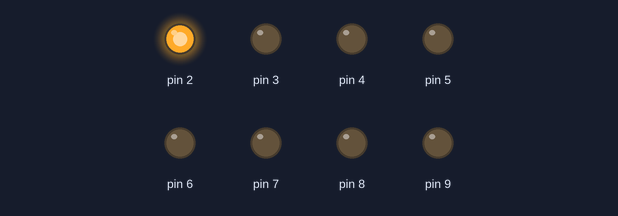
This sketch was run on a simulated Arduino Uno, built with avr-gcc and run on an emulated ATmega328P. Shown: output pins drawn as LEDs (lit = HIGH).

Above: at 0.05 s.
At 0.45 s:
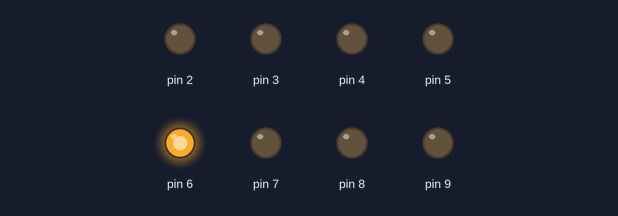
At 0.75 s:
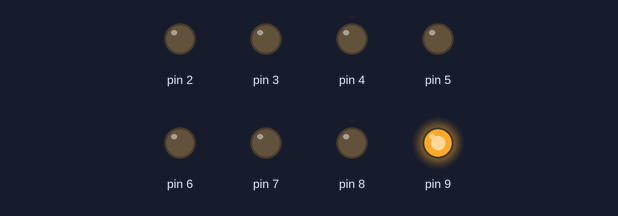
At 1.55 s:
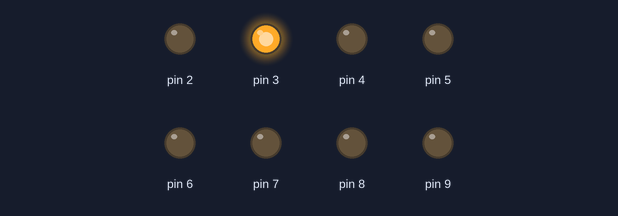
At 2.35 s:
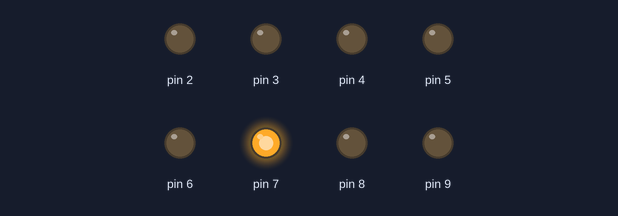
At 3.15 s:
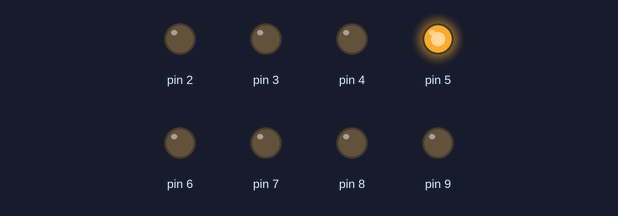
Timing chart, 0 to 3.5 s (numbered marks = the images above):
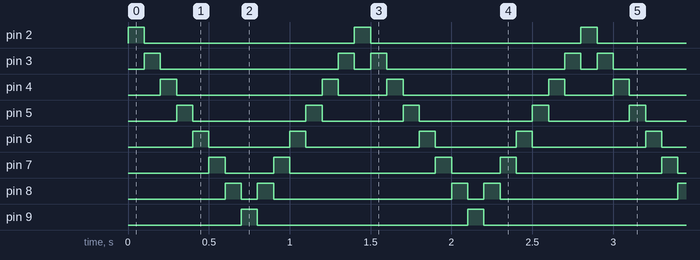

Measured:
- by itself, pin 2, pin 9: alternates HIGH for 0.10 s and LOW for 1.3 s
- by itself, pin 3: repeats every 1.4 s: LOW 1.1 s, HIGH 0.10 s, LOW 0.10 s, HIGH 0.10 s
- by itself, pin 4: repeats every 1.4 s: LOW 0.90 s, HIGH 0.10 s, LOW 0.30 s, HIGH 0.10 s
- by itself, pin 5: repeats every 1.4 s: LOW 0.70 s, HIGH 0.10 s, LOW 0.50 s, HIGH 0.10 s
- by itself, pin 6: repeats every 1.4 s: LOW 0.50 s, HIGH 0.10 s, LOW 0.70 s, HIGH 0.10 s
- by itself, pin 7: repeats every 1.4 s: LOW 0.30 s, HIGH 0.10 s, LOW 0.90 s, HIGH 0.10 s
- by itself, pin 8: repeats every 1.4 s: LOW 0.10 s, HIGH 0.10 s, LOW 1.1 s, HIGH 0.10 s

The sketch:

Sequencial_02.ino
```cpp
int t = 100;
void setup()
{
  for (int x = 2; x < 10; x++)
  {
    pinMode(x, OUTPUT);
  }
}
void loop()
{
  for (int x = 2; x < 10; x++)
  {
    digitalWrite(x, HIGH);
    delay(t);
    digitalWrite(x, LOW);
  }
for(int x=8; x>2; x--)
 {
    digitalWrite(x, HIGH);
    delay(t);
    digitalWrite(x, LOW);
  }
}
```
